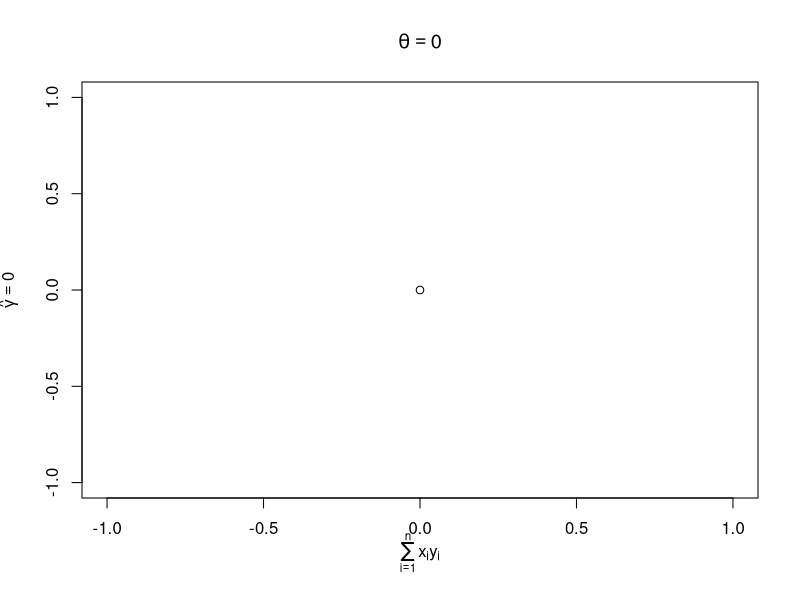
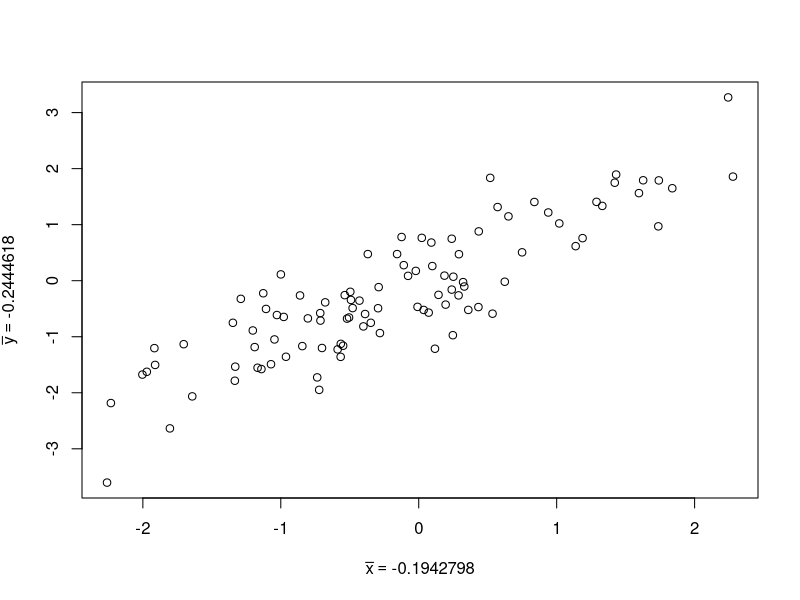

These figures' R source, in order:
plot(0, 0, main = expression(theta == 0), ylab = expression(hat(gamma) == 0),
      xlab = expression(sum(x[i] * y[i], i==1, n)))

x <- rnorm(100)
y <- x + rnorm(100, sd = 0.5)
plot(x, y, xlab=substitute(bar(x) == k, list(k=mean(x))),
           ylab=substitute(bar(y) == k, list(k=mean(y)))
)